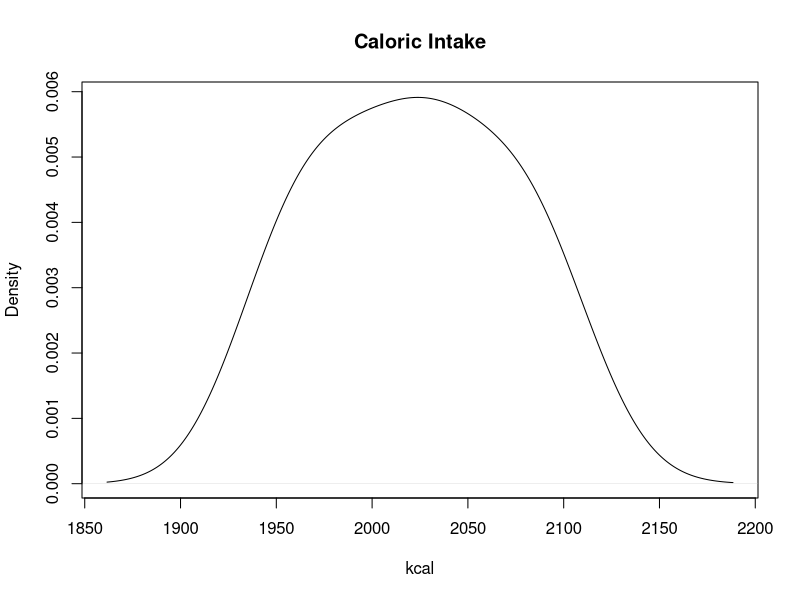
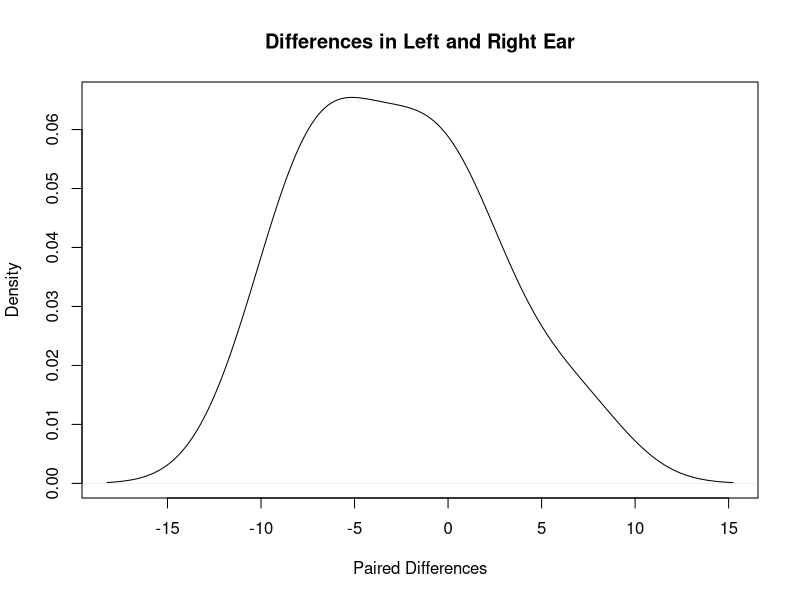
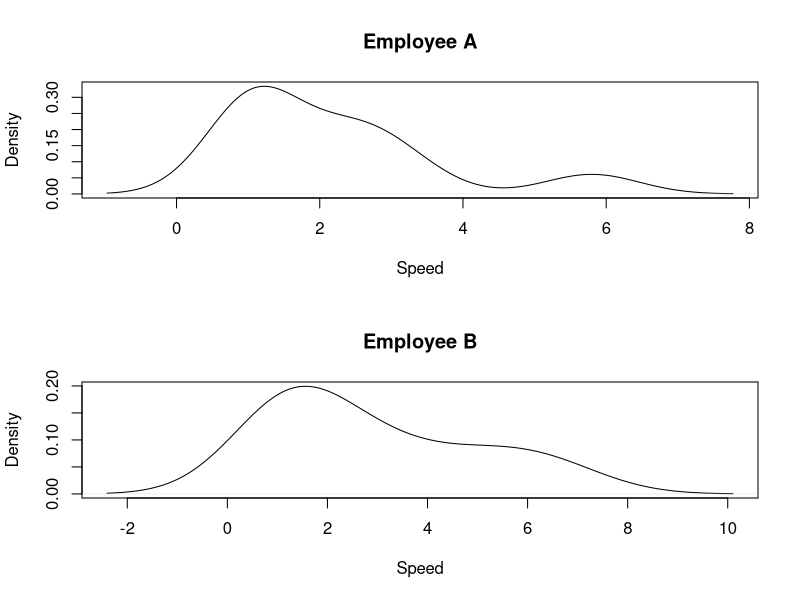

The R script that drew these images, in order:
## ---- chunk 1

## Sampled data
calls1 <- c(2,1,3,3,3,3,1,3,16,2,2,12,20,3,1)

## Determine test statistic
v <- sum(calls1 > 5)
v

## Determine sample size
n <- length(calls1)

## Determine p-value
## supply value of test statistic, sample size, and direction of alternative
binom.test(v, n, alternative="less")

## Compare p-value with
pbinom(v, n, 0.5)
## ---- chunk 2

calls2 <- c(22,35,31,41,36,1,21,37,1,42,32,33,28,41,44)

v2 <- sum(calls2 > 30)
v2

## Determine sample size
n2 <- length(calls2)

## Determine p-value
binom.test(v2, n2, alternative="greater")

## Compare p-value with
1 - pbinom(v2 - 1, n2, 0.5)
## or
pbinom(v2 - 1, n2, 0.5, lower.tail = FALSE)
## ---- chunk 3
v3 <- sum(calls2 > 25)
v3

## Determine p-value
binom.test(v3, n2, alternative="two.sided")

## Compare with
2*(1 - pbinom(v3 - 1, 15, 0.5))
## ---- chunk 4
caloric_intake <- c(1950, 2020, 2100, 1985, 2040, 1990, 2070, 2030, 1955, 2080)

## check is data looks symmetric.
## Symmetry needed for Wilcoxon Rank Sign Test
## Otherwise use Sign Test
plot(density(caloric_intake), main ="Caloric Intake", xlab = "kcal")
## OK. Somewhat symmetric

## sample size 10
## no tied tanks. Function will display a message if they exist
## no value equal to null. Function will display a message if they exist
wilcox.test(caloric_intake, mu = 2000, alternative = "two.sided")
## ---- chunk 5
v4 <- sum(caloric_intake > 2000)
v4

## Determine p-value
binom.test(v4, 10, alternative = "two.sided")

## Compare with
2*(1 - pbinom(v4 - 1, 10, 0.5))
## ---- chunk 6
## Correct word counts
left <- c(25, 29, 10, 31, 27, 24, 27, 29, 30, 32, 20, 25)
right <- c(32, 30, 7, 36, 20, 32, 26, 33, 32, 32, 30, 32)

## paired differences
paired_diff <- left - right

plot(density(paired_diff), main ="Differences in Left and Right Ear", xlab = "Paired Differences")

v5 <- sum(paired_diff > 0)
v5

## Determine p-value
binom.test(v5, length(paired_diff), alternative="two.sided")

## Compare with
2*(pbinom(v5, length(paired_diff), 0.5))
## ---- chunk 7
wilcox.test(left, right, alternative="two.sided", paired=TRUE, exact = FALSE)

## OR

wilcox.test(paired_diff, alternative="two.sided", exact = FALSE)
## ---- chunk 8
## Register data
rpA <- c(5.8, 1, 1.1, 2.1, 2.5, 1.1, 1, 1.2, 3.2, 2.7)
rpB <- c(1.5, 2.7, 6.6, 4.6, 1.1, 1.2, 5.7, 3.2, 1.2, 1.3)

par(mfrow=c(2,1))
plot(density(rpA), main = "Employee A", xlab="Speed")
plot(density(rpB), main = "Employee B", xlab="Speed")

## Conduct the test
wilcox.test(rpA, rpB, alternative = "two.sided", exact = FALSE)
